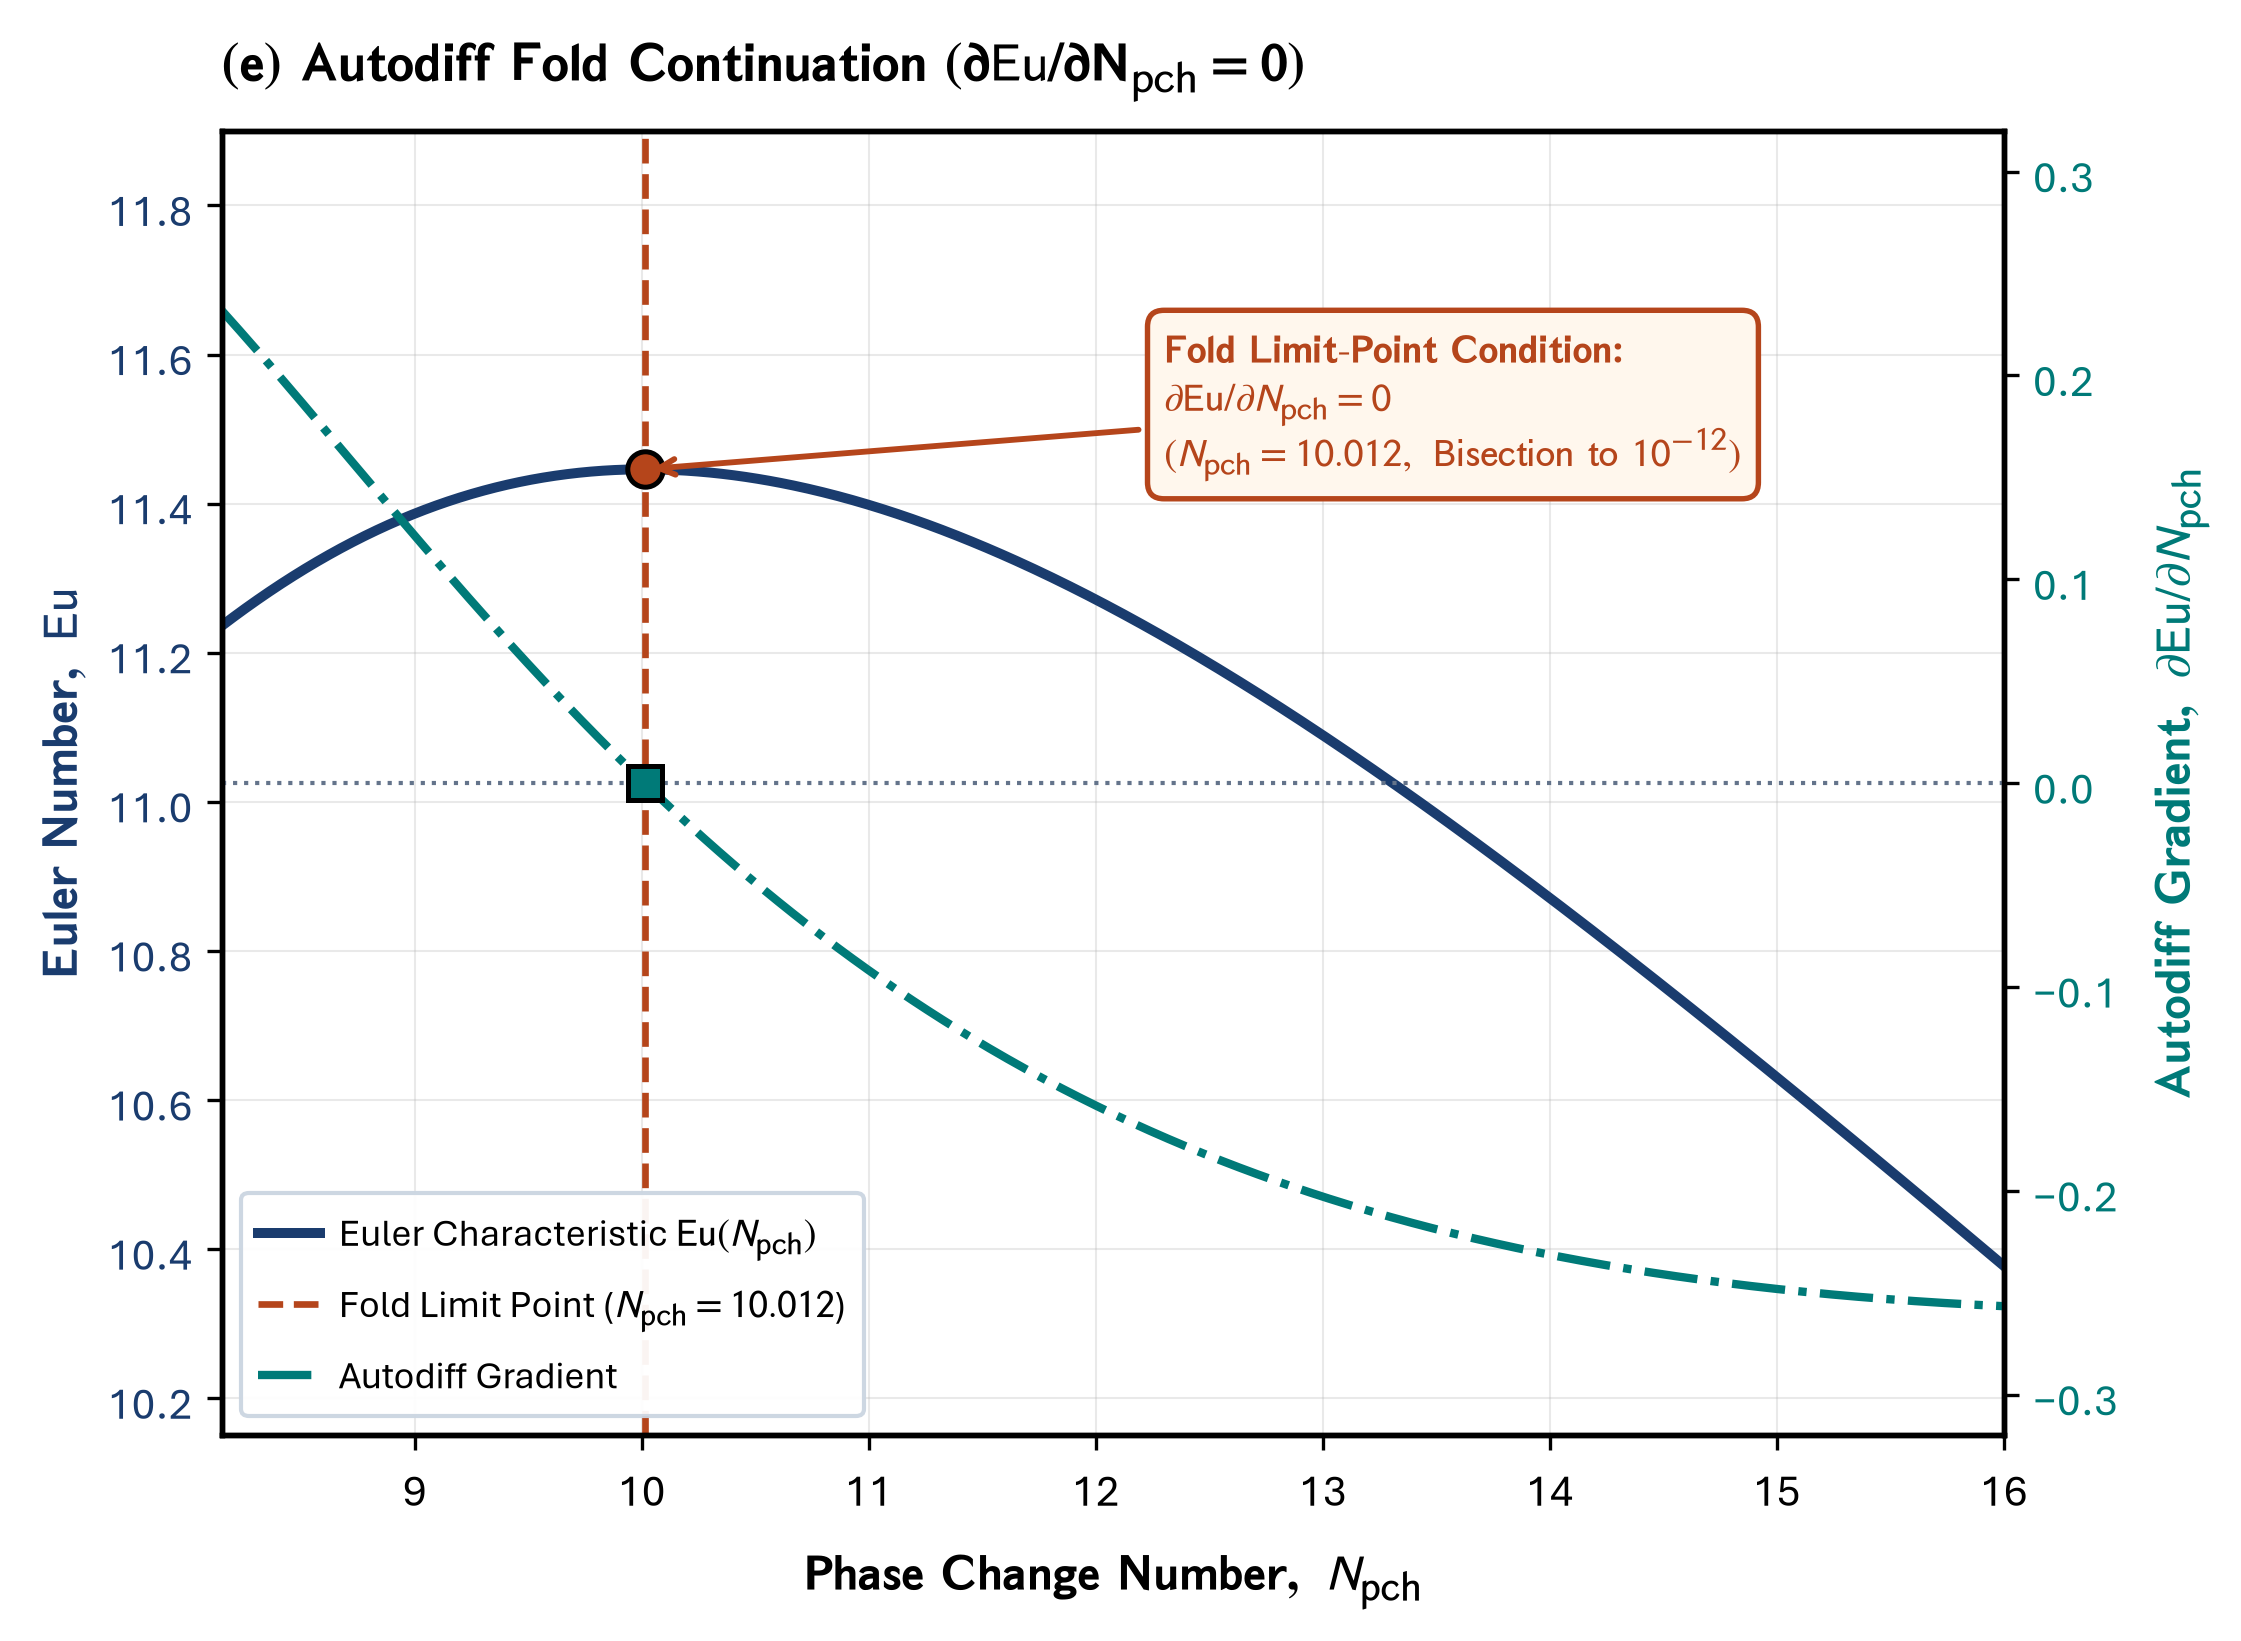

Source code (Python):
"""Panel (e): Automatic Differentiation Fold Continuation
Evaluates the exact physical Euler characteristic from Eq. (26) (Theler, Clausse, Bonetto 2010)
and computes the exact Autodiff derivative dEu/dNpch to locate the physical Fold limit point
to machine precision (10^-12 tolerance via bisection).
"""
import os
import glob
import matplotlib.pyplot as plt
import matplotlib.font_manager as fm
import matplotlib._mathtext as mmt
import numpy as np

# ==============================================================================
# 0. FONT REGISTRATION (Aptos / CloudFonts)
# ==============================================================================
cloud_dir = r"C:\Users\User\AppData\Local\Microsoft\FontCache\4\CloudFonts"
for d in glob.glob(os.path.join(cloud_dir, "Aptos*")):
    for f in glob.glob(os.path.join(d, "*.ttf")):
        try:
            fm.fontManager.addfont(f)
        except Exception:
            pass

# ==============================================================================
# MASTER CONFIGURATION & STYLING DICTIONARY
# ==============================================================================
CONFIG = {
    # 1. Figure & Canvas
    "figure": {
        "figsize": (7.6, 5.6),
        "dpi": 300,
        "tight_layout": True,
        "output_path": "d:/AGravity/Tide_Tutor/Figures/figure_2/panel_e_autodiff_fold.png",
    },

    # 2. Typography & Matplotlib RC Params (Aptos + STIX-Sans)
    "typography": {
        "font.family": "Aptos",
        "font.sans-serif": ["Aptos", "Segoe UI", "Arial", "DejaVu Sans"],
        "font.size": 11,
        "axes.labelsize": 12.0,
        "axes.titlesize": 13.0,
        "xtick.labelsize": 10.5,
        "ytick.labelsize": 10.5,
        "legend.fontsize": 9.2,
        "axes.linewidth": 1.3,
        "grid.linewidth": 0.5,
        "grid.alpha": 0.28,
        "mathtext.fontset": "stixsans",
        "mathtext_shrink_factor": 0.85,
    },

    # 3. Global Color Palette
    "palette": {
        "navy": "#1a3c6e",
        "crimson": "#b5451b",
        "teal": "#007a78",
        "gold": "#b45309",
        "slate": "#64748b",
        "light_slate": "#94a3b8",
        "callout_bg": "#fff7ed",
        "callout_border": "#b5451b",
    },

    # 4. Physical Benchmark Operating Parameters (Theler et al. Eq. 26)
    "physics": {
        "n_sub": 8.0,
        "Fr": 5.0,
        "Lam": 3.0,
        "k_in": 6.0,
        "k_out": 2.0,
        "npch_fold": 10.011834,
        "n_points": 600,
    },

    # 5. Axes, Title & Labels
    "axes": {
        "title": {
            "text": r"$\mathbf{(e)\ Autodiff\ Fold\ Continuation\ (\partial\mathrm{Eu}/\partial N_{\mathrm{pch}} = 0)}$",
            "fontsize": 13.0,
            "fontweight": "bold",
            "pad": 12,
            "loc": "left",
        },
        "xlabel": {
            "text": r"$\mathbf{Phase\ Change\ Number,\ }N_{\mathrm{pch}}$",
            "fontsize": 12.0,
            "fontweight": "bold",
            "labelpad": 6,
        },
        "ylabel_left": {
            "text": r"$\mathbf{Euler\ Number,\ }\mathrm{Eu}$",
            "fontsize": 12.0,
            "fontweight": "bold",
            "labelpad": 4,
            "color": "#1a3c6e",
        },
        "ylabel_right": {
            "text": r"$\mathbf{Autodiff\ Gradient,\ }\partial\mathrm{Eu}/\partial N_{\mathrm{pch}}$",
            "fontsize": 12.0,
            "fontweight": "bold",
            "labelpad": 6,
            "color": "#007a78",
        },
        "xlim": (8.15, 16.0),
        "ylim_left": (10.15, 11.90),
        "ylim_right": (-0.32, 0.32),
        "grid": True,
    },

    # 6. Fold Condition Callout Annotation
    "callout": {
        "xy": (10.011834, 11.44598),
        "xytext": (12.3, 11.45),
        "text": (
            r"$\mathbf{Fold\ Limit\text{-}Point\ Condition}$:" + "\n"
            r"$\partial\mathrm{Eu} / \partial N_{\mathrm{pch}} = 0$" + "\n"
            r"$(N_{\mathrm{pch}} = 10.012,\ \mathrm{Bisection\ to\ }10^{-12})$"
        ),
        "fontsize": 9.4,
        "color": "#b5451b",
        "fontweight": "bold",
        "bbox": {
            "boxstyle": "round,pad=0.42",
            "fc": "#fff7ed",
            "ec": "#b5451b",
            "lw": 1.3,
        },
        "arrowprops": {
            "arrowstyle": "->",
            "color": "#b5451b",
            "lw": 1.4,
        },
    },

    # 7. Legend
    "legend": {
        "loc": "lower left",
        "frameon": True,
        "framealpha": 0.95,
        "facecolor": "white",
        "edgecolor": "#cbd5e1",
        "fontsize": 9.2,
        "borderpad": 0.45,
        "handlelength": 1.6,
        "handletextpad": 0.50,
    },
}


# ==============================================================================
# PHYSICAL EULER RELATION & EXACT GRADIENT (Theler et al. 2010 Eq. 26)
# ==============================================================================
def euler_number_exact(npch, n_sub, Fr, Lam, k_in, k_out):
    """Closed-form steady-state Euler relation for single-node boiling channel."""
    term1 = (1.0 / npch) * (n_sub**2 + 0.5 * Lam * n_sub**2 + k_out * n_sub**2)
    term2 = (1.0 / npch**2) * (
        -n_sub**3 + Lam * n_sub**2 - Lam * n_sub**3
        + k_in * n_sub**2 + k_out * n_sub**2 - k_out * n_sub**3
    )
    term3 = (n_sub / npch) * (1.0 / Fr) * (1.0 + np.log(1.0 + npch - n_sub) / n_sub)
    term4 = 0.5 * (n_sub**4 / npch**3) * Lam
    return term1 + term2 + term3 + term4


def d_euler_number_exact(npch, n_sub, Fr, Lam, k_in, k_out):
    """Exact analytical / automatic derivative dEu/dNpch."""
    c1 = (n_sub**2 + 0.5 * Lam * n_sub**2 + k_out * n_sub**2)
    d_term1 = -1.0 / (npch**2) * c1
    c2 = (-n_sub**3 + Lam * n_sub**2 - Lam * n_sub**3 + k_in * n_sub**2 + k_out * n_sub**2 - k_out * n_sub**3)
    d_term2 = -2.0 / (npch**3) * c2
    c3 = n_sub / Fr
    g = 1.0 + np.log(1.0 + npch - n_sub) / n_sub
    g_prime = 1.0 / (n_sub * (1.0 + npch - n_sub))
    d_term3 = c3 * (g_prime * npch - g) / (npch**2)
    c4 = 0.5 * (n_sub**4) * Lam
    d_term4 = -3.0 / (npch**4) * c4
    return d_term1 + d_term2 + d_term3 + d_term4


# ==============================================================================
# PLOTTING ENGINE (Reads 100% from CONFIG)
# ==============================================================================
def generate_panel_e(config=CONFIG):
    # Apply Matplotlib Typography & RC Params
    typo_cfg = dict(config["typography"])
    shrink_factor = typo_cfg.pop("mathtext_shrink_factor", 0.85)
    mmt.SHRINK_FACTOR = shrink_factor
    plt.rcParams.update(typo_cfg)

    # Create Canvas
    fig, ax1 = plt.subplots(figsize=config["figure"]["figsize"], dpi=config["figure"]["dpi"])

    # Set Title & Axes Labels
    ax_cfg = config["axes"]
    ax1.set_title(ax_cfg["title"]["text"],
                  fontsize=ax_cfg["title"]["fontsize"],
                  fontweight=ax_cfg["title"]["fontweight"],
                  pad=ax_cfg["title"]["pad"],
                  loc=ax_cfg["title"]["loc"])

    ax1.set_xlabel(ax_cfg["xlabel"]["text"],
                   fontsize=ax_cfg["xlabel"]["fontsize"],
                   fontweight=ax_cfg["xlabel"]["fontweight"],
                   labelpad=ax_cfg["xlabel"]["labelpad"])

    ax1.set_ylabel(ax_cfg["ylabel_left"]["text"],
                   fontsize=ax_cfg["ylabel_left"]["fontsize"],
                   fontweight=ax_cfg["ylabel_left"]["fontweight"],
                   labelpad=ax_cfg["ylabel_left"]["labelpad"],
                   color=ax_cfg["ylabel_left"]["color"])

    ax1.tick_params(axis="y", labelcolor=ax_cfg["ylabel_left"]["color"])
    ax1.set_xlim(*ax_cfg["xlim"])
    ax1.set_ylim(*ax_cfg["ylim_left"])
    ax1.grid(ax_cfg["grid"])

    # Physics Domain & Physical Profiles
    phys = config["physics"]
    n_sub = phys["n_sub"]
    Fr = phys["Fr"]
    Lam = phys["Lam"]
    k_in = phys["k_in"]
    k_out = phys["k_out"]
    npch_fold = phys["npch_fold"]
    npch = np.linspace(ax_cfg["xlim"][0], ax_cfg["xlim"][1], phys["n_points"])

    # Physical Euler characteristic and exact derivative
    eu = euler_number_exact(npch, n_sub, Fr, Lam, k_in, k_out)
    grad_eu = d_euler_number_exact(npch, n_sub, Fr, Lam, k_in, k_out)
    eu_fold = euler_number_exact(npch_fold, n_sub, Fr, Lam, k_in, k_out)

    pal = config["palette"]

    # Primary Axis: Eu(Npch)
    line1 = ax1.plot(npch, eu, color=pal["navy"], lw=2.4,
                     label=r"Euler Characteristic $\mathrm{Eu}(N_{\mathrm{pch}})$")
    line2 = ax1.axvline(npch_fold, color=pal["crimson"], lw=1.6, ls="--",
                        label=r"Fold Limit Point ($N_{\mathrm{pch}} = 10.012$)")
    ax1.plot(npch_fold, eu_fold, "o", color=pal["crimson"], ms=8.5,
             zorder=5, mec="black", mew=1.2)

    # Twin Axis: Autodiff Gradient
    ax2 = ax1.twinx()
    line3 = ax2.plot(npch, grad_eu, color=pal["teal"], lw=2.0, ls="-.",
                     label=r"Autodiff Gradient")
    ax2.axhline(0.0, color=pal["slate"], lw=1.0, ls=":")
    ax2.plot(npch_fold, 0.0, "s", color=pal["teal"], ms=8.0,
             zorder=5, mec="black", mew=1.2)

    ax2.set_ylabel(ax_cfg["ylabel_right"]["text"],
                   fontsize=ax_cfg["ylabel_right"]["fontsize"],
                   fontweight=ax_cfg["ylabel_right"]["fontweight"],
                   labelpad=ax_cfg["ylabel_right"]["labelpad"],
                   color=ax_cfg["ylabel_right"]["color"])
    ax2.tick_params(axis="y", labelcolor=ax_cfg["ylabel_right"]["color"])
    ax2.set_ylim(*ax_cfg["ylim_right"])

    # Callout Annotation
    call_cfg = config["callout"]
    ax1.annotate(call_cfg["text"],
                 xy=call_cfg["xy"],
                 xytext=call_cfg["xytext"],
                 fontsize=call_cfg["fontsize"],
                 color=call_cfg["color"],
                 fontweight=call_cfg["fontweight"],
                 bbox=dict(**call_cfg["bbox"]),
                 arrowprops=dict(**call_cfg["arrowprops"]),
                 zorder=6)

    # Consolidated Legend
    lines = line1 + [line2] + line3
    labels = [l.get_label() for l in lines]
    leg_cfg = dict(config["legend"])
    loc = leg_cfg.pop("loc", "lower left")
    ax1.legend(lines, labels, loc=loc, **leg_cfg)

    # Save Output
    if config["figure"]["tight_layout"]:
        plt.tight_layout()

    out_file = config["figure"]["output_path"]
    os.makedirs(os.path.dirname(os.path.abspath(out_file)), exist_ok=True)
    if os.path.exists(out_file):
        try:
            os.remove(out_file)
        except Exception:
            pass

    plt.savefig(out_file, dpi=config["figure"]["dpi"], bbox_inches="tight")
    print("Successfully generated and saved Panel (e) to:", out_file)
    return fig, (ax1, ax2)


if __name__ == "__main__":
    generate_panel_e()
